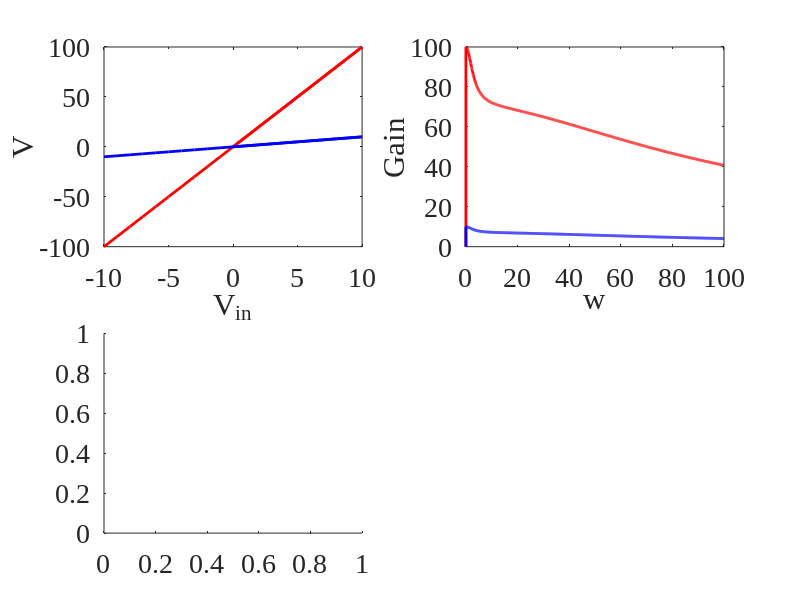

MATLAB code for this plot: (Note: this script raises an error after producing the figure.)
%%ELEC 4700 PA 7 MNA Building 
%Saifuddin Mohammed 
%101092039

set(0,'DefaultFigureWindowStyle','docked')
set(0,'defaultaxesfontsize',20)
set(0,'defaultaxesfontname','Times New Roman')
set(0,'DefaultLineLineWidth',2); 
close all



% Given Paramters
R_1 = 1;
C_1 = 0.25;
R_2 = 2;
L = 0.2;
R_3 = 10;
al = 100;
R_4 = 0.1; 
R_0 = 1000; 



%Creating C and G matrices 
 C = zeros(7, 7);
 G = [1 0 0 0 0 0 0; 1/R_1 -((1/R_1) + (1/L)) 1/L 0 0 0 0; 0 1 -1 0 0 0 0; 0 0 1/R_3 0 0 0 -1; 0 0 0 1 0 0 -al; 0 0 0 1 0 -al 0; 0 0 0 1/R_4 -((1/R_4) + (1/R_0)) 0 0];


%Filling the C array as per the differential equations
C(2, 1) = C_1; 
C(2, 2) = -C_1;
C(3, 6) = -L;


V1 = zeros(100, 1);
V_0 = zeros(100, 1);
V3 = zeros(100, 1);

% Setting a 7x1 F matrix 
F = zeros(7, 1);

%Initializng to 0
Volt = 0;



%Perform the DC sweep of input Voltage V1 from -10V to 10V 
%The Voltage VO and V3 will be plotted 

 for V_IN = -10:1:10       %We need to sweep from -10V to 10V
    
    Volt = Volt + 1;
    F(1) = V_IN;
    
    V = G\F;
    
    V1(Volt) = V_IN;
    
    V_0(Volt) = V(5);
    
    V3(Volt) = V(3);
    
    %v = v + 1;
    
end

%Plotting the plot of the DC sweep 
figure(1)
subplot(2,2,1);
plot(V1, V_0, 'r');
hold on;
plot(V1, V3, 'b');
xlabel('V_i_n')
ylabel('V')



F = [10; 0; 0; 0; 0; 0; 0];

V2 = zeros(100, 1); 
w = zeros(1000, 1);
g = zeros(1000, 1);

for ac_F = linspace(0,100,1000)
    
    Volt = Volt+1;
    
    V_f = (G+1j*ac_F*C)\F;
    
    w(Volt) = ac_F;
    
    V2(Volt) = norm(V_f(5));
    
    g(Volt) = norm(V_f(5))/10;
    

    
end 
  
%Plotting the omega v Gain plot
subplot(2,2,2);
plot(w, V2, 'r')
hold on;
plot(w, g, 'b' )
xlim([0 100])
xlabel('w')
ylabel('Gain')



w = pi;        % omega = pi 

Cap_Arry = zeros(100,1);

Gain_Arry = zeros(100,1);

for iter = 1:1000
    
    C_Gen = C_1 + 0.5*randn();
    
    C(2, 1) = C_Gen; 
    
    C(2, 2) = -C_Gen;
    
    C(3, 3) = L;
    
    V_f2 = (G+1i*w*C)\F;
    
    Cap_Arry(iter) = C_Gen;
    
    Gain_Arry(iter) = norm(V_f2(5))/10;
    
end



%Plotting the Histogram Capcitor value and numbers
subplot(2,2,3);
histogram(Cap_Arry,15)
xlabel('C');
ylabel('Number'); 

%Histogram of the Gian 
subplot(2,2,4);
histogram(Gain_Arry,15)
xlabel('V_o / V_i');
ylabel('Number'); 